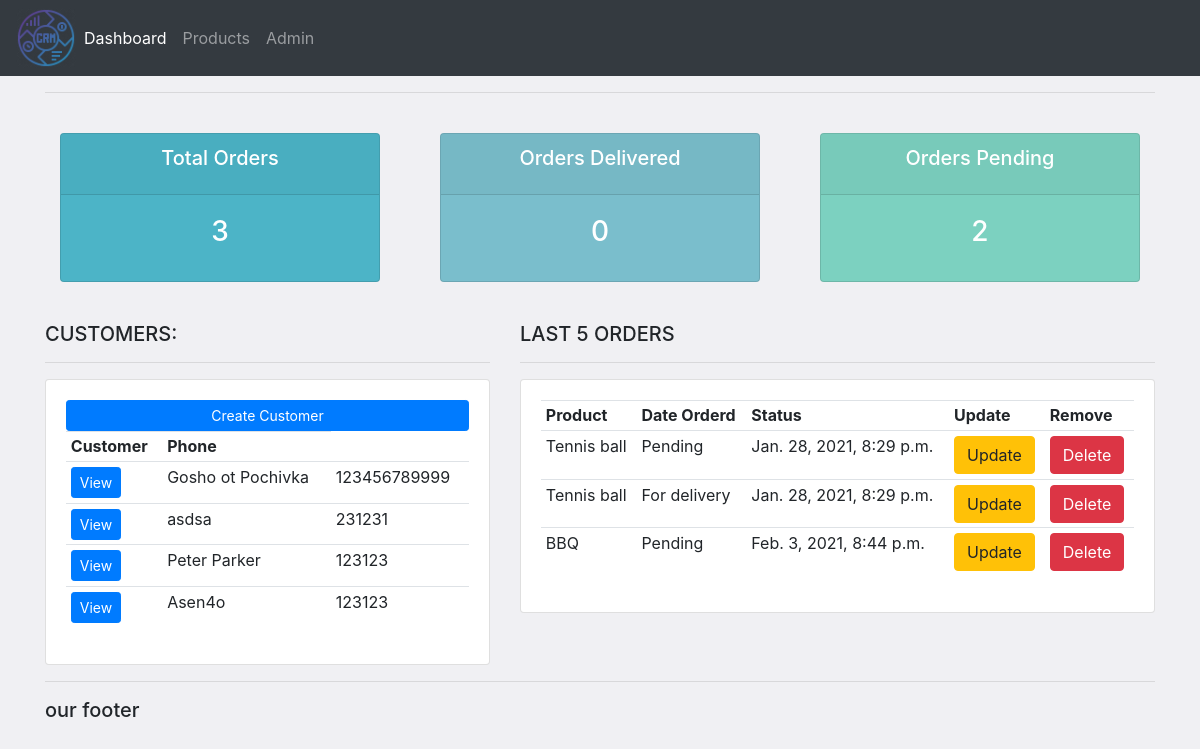
The app's page /, older data.
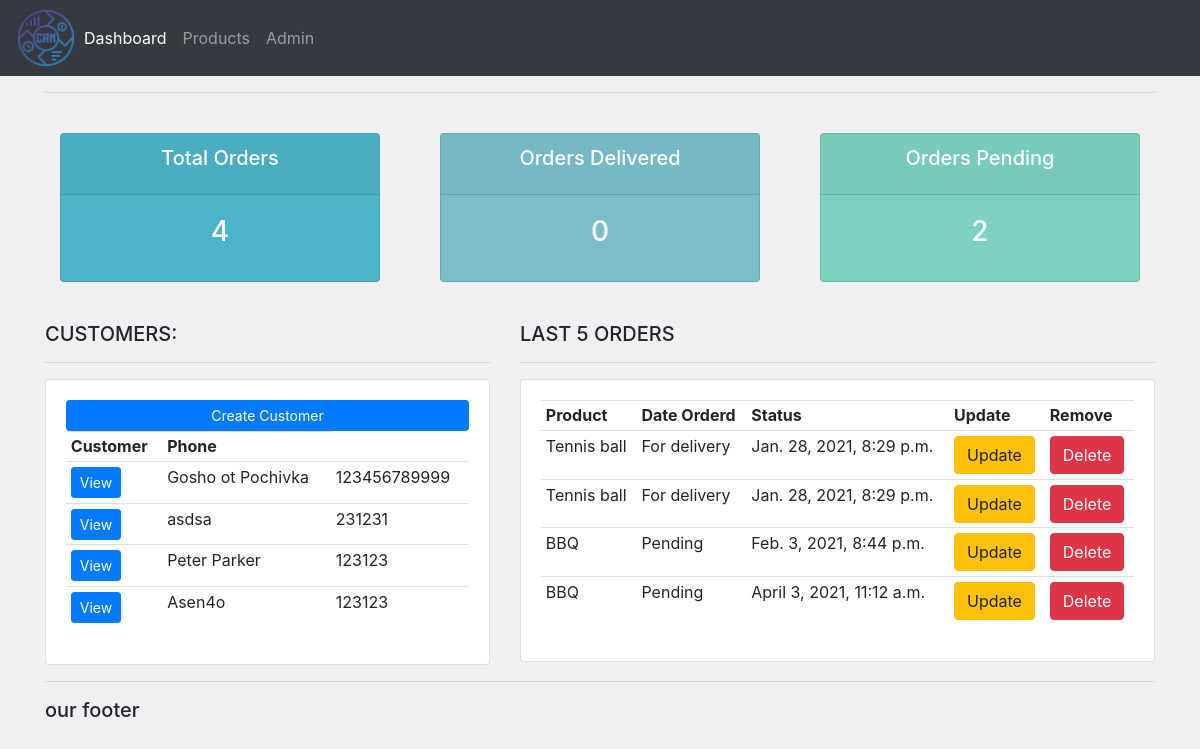
The same page, newer data.
### accounts/models.py (models this page shows, shortened)
class Customer(models.Model):
    name = models.CharField(max_length=50, null=True)
    phone = models.IntegerField(null=True)
    email = models.EmailField(max_length=254, null=True)
    date_created = models.DateTimeField(auto_now_add=True)

class Order(models.Model):
    STATUS = (
        ('Pending', 'Pending'),
        ('For delivery', 'For delivery'),
        ('delivered', 'delivered'),
    )
    customer = models.ForeignKey(
        Customer, null=True, on_delete=models.SET_NULL)
    product = models.ForeignKey(Product, null=True, on_delete=models.SET_NULL)
    date_created = models.DateTimeField(auto_now_add=True, null=True)
    status = models.CharField(max_length=50, choices=STATUS)

class Product(models.Model):
    CATEGORY = (
        ('Food', 'Food'),
        ('Drink', 'Drink'),
        ('Other', 'Other'),
    )
    name = models.CharField(max_length=50, null=True)
    price = models.FloatField()
    tags = models.ManyToManyField(Tag)
    category = models.CharField(max_length=50, null=True, choices=CATEGORY)
    description = models.CharField(max_length=50, null=True, blank=True)
    date_created = models.DateTimeField(auto_now_add=True, null=True)
    def __str__(self):
        return self.name

### accounts/views.py (the view)
# urls.py: path('', views.home, name="home"),
def home(request):
    orders = Order.objects.all()
    customers = Customer.objects.all()
    total_customers = customers.count()
    total_orders = orders.count()
    delivered = orders.filter(status="Delivered").count()
    pending = orders.filter(status="Pending").count()
    context = {'orders': orders, 'customers': customers, 'total_customers': total_customers,
               'total_customers': total_customers, 'delivered': delivered, 'pending': pending, 'total_orders': total_orders}
    return render(request, 'accounts/dashboard.html', context)

### accounts/templates/accounts/dashboard.html
{% extends 'accounts/main.html' %}
{% block content %}
{% include 'accounts/status.html' %}
<br>
<div class="row">
    <div class="col-md-5">
        <h5>CUSTOMERS:</h5>
        <hr>
        <div class="card card-body">
            <a class="btn btn-primary  btn-sm btn-block" href="">Create Customer</a>
            <table class="table table-sm">
                <tr>
                    <th>Customer</th>
                    <th>Phone</th>
                </tr>
                {% for customer in customers %}
                <tr>
                    <td><a class="btn btn-sm btn-primary" href="{% url 'customer' customer.id %}">View</td>
                    <td>
                        {{customer.name}}
                    </td>
                    <td>
                        {{customer.phone}}
                    </td>
                </tr>
                {% endfor %}
            </table>
        </div>
    </div>
    <div class="col-md-7">
        <h5>LAST 5 ORDERS</h5>
        <hr>
        <div class="card card-body">
            <table class="table table-sm">
                <tr>
                    <th>Product</th>
                    <th>Date Orderd</th>
                    <th>Status</th>
                    <th>Update</th>
                    <th>Remove</th>
                </tr>
                {% for order in orders %}
                <tr>
                    <td>{{order.product}}</td>
                    <td>{{order.status}}</td>
                    <td>{{order.date_created}}</td>
                    <td> <a class="btn btn-warning" href="{% url 'update_order' order.pk%}">Update</a></td>
                    <td> <a class="btn btn-danger" href="{% url 'delete_order' order.pk%}">Delete</a></td>
                </tr>
                {% endfor %}
            </table>
        </div>
    </div>
</div>
{% endblock content %}

Row changes from the older to the newer data that the page shows:
changed Order (number 1 of 4 on the later page): status "Pending" → "For delivery"
added Order: product "BBQ", status "Pending", date_created "April 3, 2021, 11:12 a.m."
Text that changed along with them:
{{ total_orders }}: "3" → "4"
